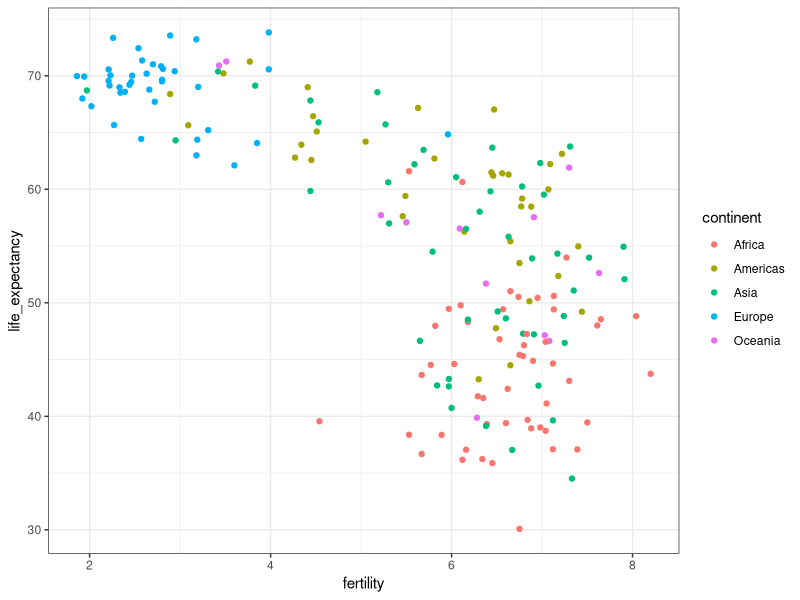
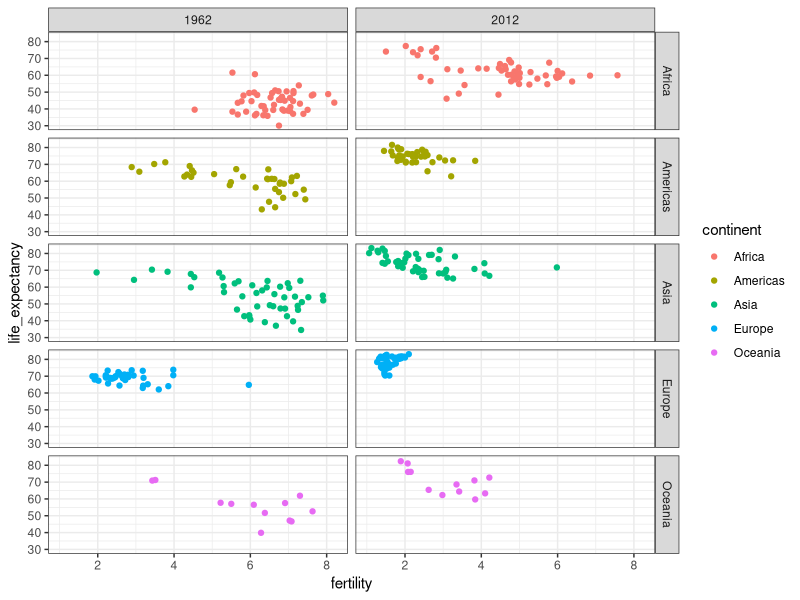
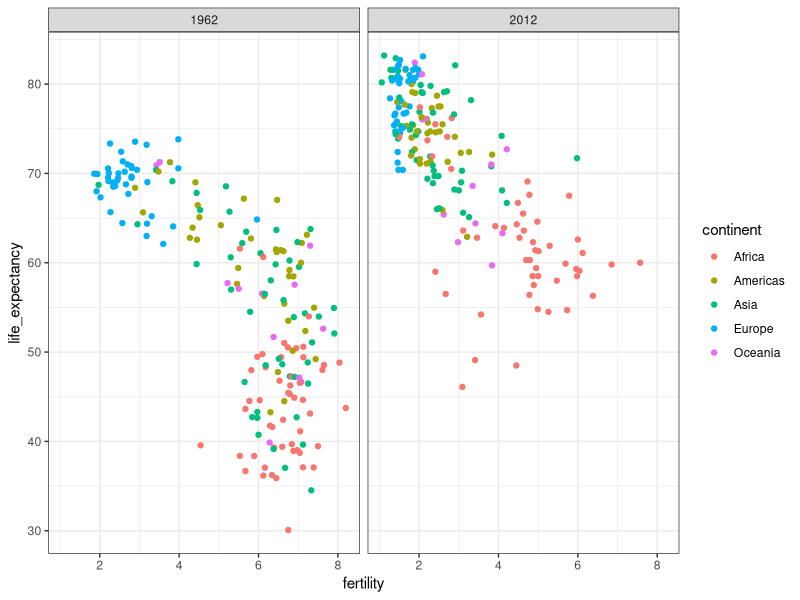
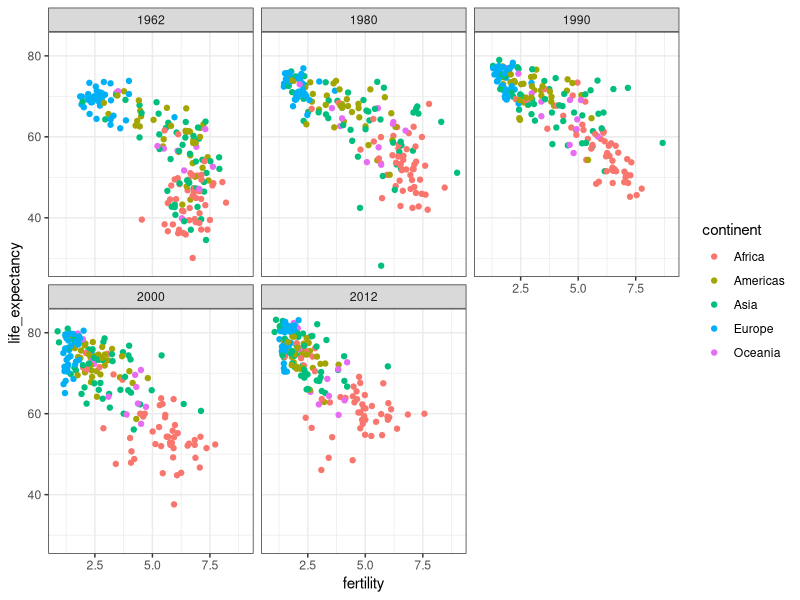
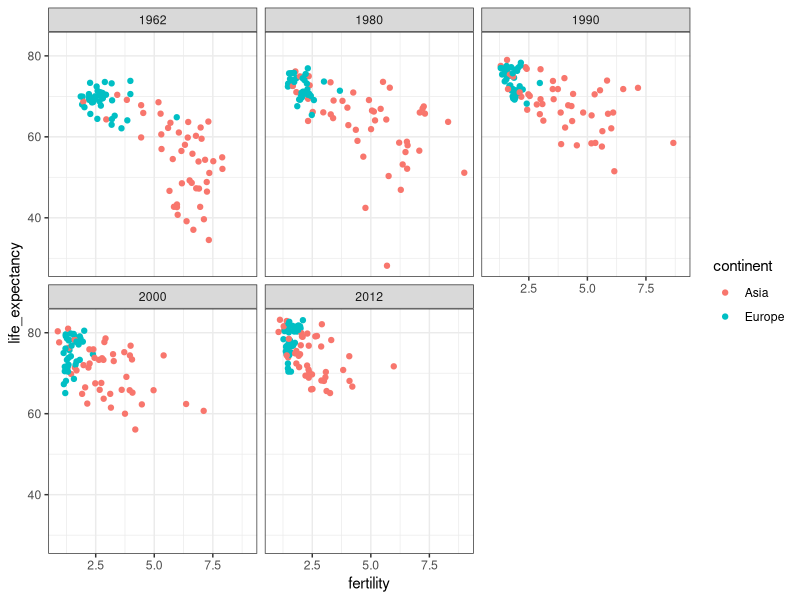
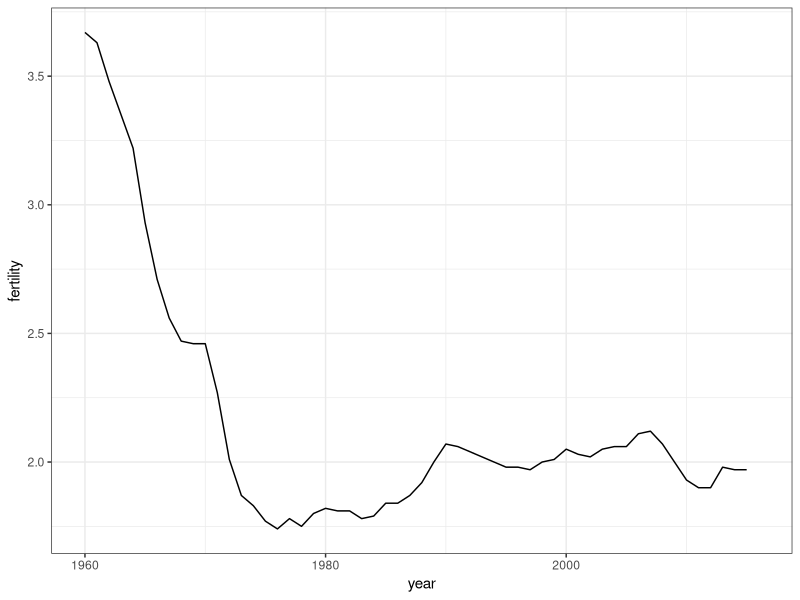
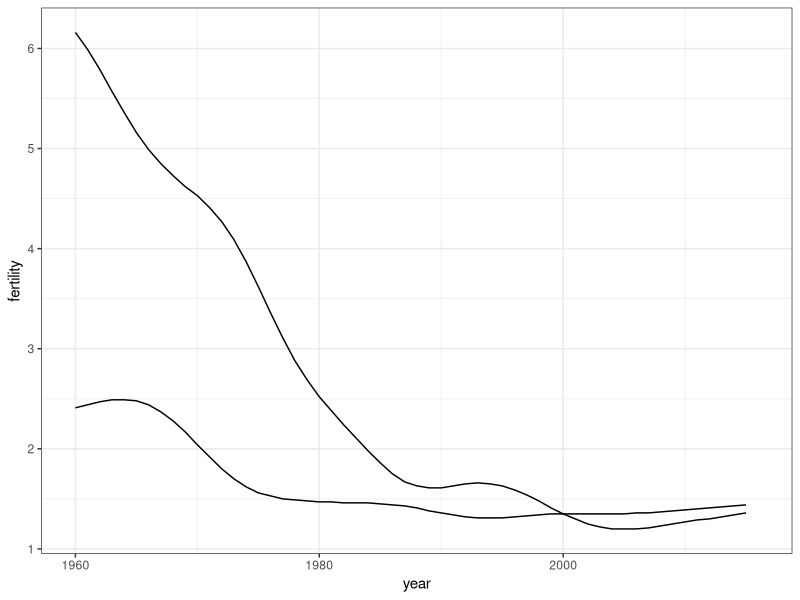
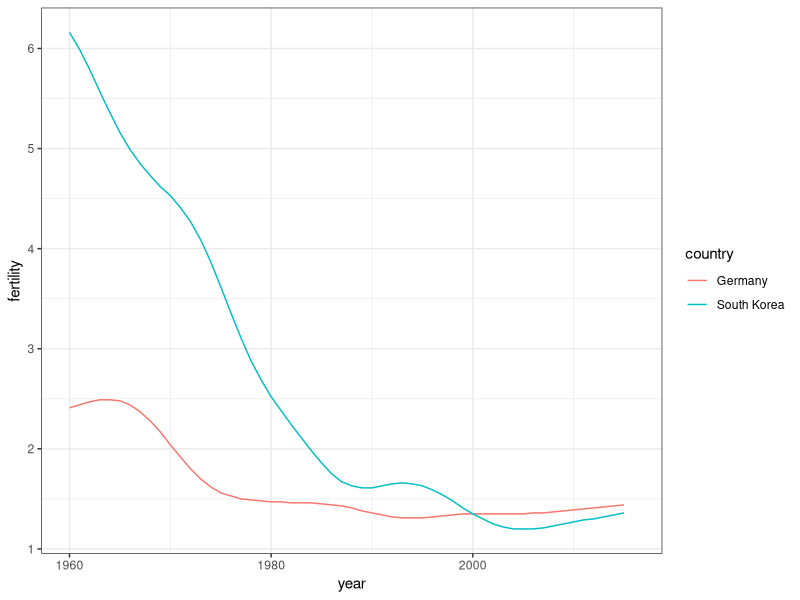

Write the R code that produced these figures, in order.
library(dslabs)
library(dplyr)
library(tidyverse)
data(gapminder)
head(gapminder)
# compare infant mortality in Sri Lanka and Turkey in year 2015
mortality<- gapminder %>% filter(year == 2015 & country %in% c("Sri Lanka" , "Turkey")) %>% 
   select(country, infant_mortality)
mortality

# basic scatterplot of life expectancy versus fertility
ds_theme_set() #set plot theme

gapminder %>% filter(year == 1962) %>% ggplot(aes(fertility, life_expectancy, color = continent))+
  geom_point()

# facet by continent and year
gapminder %>% filter(year %in% c(1962, 2012)) %>% ggplot(aes(fertility, life_expectancy, col = continent))+
  geom_point()+facet_grid(continent~year)

# facet by  year only
gapminder %>% filter(year %in% c(1962, 2012)) %>% ggplot(aes(fertility, life_expectancy, col = continent))+
  geom_point()+facet_grid(.~year)

#facet by year, plots wrapped onto multiple rows  
years<- c(1962, 1980, 1990, 2000, 2012)
gapminder %>% filter(year %in% years) %>% ggplot(aes(fertility, life_expectancy, col = continent))+
  geom_point()+facet_wrap(~year)

#facet by year, and continets plots wrapped onto multiple rows  
years<- c(1962, 1980, 1990, 2000, 2012)
continents<- c("Europe", "Asia")
gapminder %>% filter(year %in% years & continent %in% continents) %>% ggplot(aes(fertility, life_expectancy, col = continent))+
  geom_point()+facet_wrap(~year)

# line plot of US fertility by year (time-series)
gapminder%>% filter(country == "United States") %>% ggplot(aes( year, fertility))+
  geom_line()

# line plot fertility time series for two countries - one line per country
countries<- c("Germany", "South Korea")
gapminder %>% filter(country %in% countries) %>%
  ggplot(aes(year, fertility, group = country)) +
  geom_line()

# fertility time series for two countries - lines colored by country
gapminder %>% filter(country %in% countries) %>%
  ggplot(aes(year, fertility, col = country)) +
  geom_line()
# life expectancy time series - lines colored by country and labeled, no legend
labels <- data.frame(country = countries, x = c(1975, 1965), y = c(60, 72))
#head(labels)
gapminder %>% filter(country %in% countries) %>%
  ggplot(aes(year, life_expectancy, col = country)) +
  geom_line() +
  geom_text(data = labels, aes(x, y, label = country), size = 5) +
  theme(legend.position = "none")
# add dollars per day variable
gapminder <- gapminder %>%
  mutate(dollars_per_day = gdp/population/365)

# histogram of dollars per day
past_year <- 1970
gapminder %>%
  filter(year == past_year & !is.na(gdp)) %>%
  ggplot(aes(dollars_per_day)) +
  geom_histogram(binwidth = 1, color = "black")

# repeat histogram with log2 scaled data
gapminder %>%
  filter(year == past_year & !is.na(gdp)) %>%
  ggplot(aes(log2(dollars_per_day))) +
  geom_histogram(binwidth = 1, color = "black")

# repeat histogram with log2 scaled x-axis
gapminder %>%
  filter(year == past_year & !is.na(gdp)) %>%
  ggplot(aes(dollars_per_day)) +
  geom_histogram(binwidth = 1, color = "black") +
  scale_x_continuous(trans = "log2")

# number of regions
length(levels(gapminder$region))

# boxplot of GDP by region in 1970
p <- gapminder %>%
  filter(year == past_year & !is.na(gdp)) %>%
  ggplot(aes(region, dollars_per_day))
p + geom_boxplot()

# rotate names on x-axis
p + geom_boxplot() +
  theme(axis.text.x = element_text(angle = 90, hjust = 1))

# reorder by median income and color by continent
p <- gapminder %>%
  filter(year == past_year & !is.na(gdp)) %>%
  mutate(region = reorder(region, dollars_per_day, FUN = median)) %>%    # reorder
  ggplot(aes(region, dollars_per_day, fill = continent)) +    # color by continent
  geom_boxplot() +
  theme(axis.text.x = element_text(angle = 90, hjust = 1)) +
  xlab("")
p

# log2 scale y-axis
p + scale_y_continuous(trans = "log2")

# add data points
p + scale_y_continuous(trans = "log2") + geom_point(show.legend = FALSE)

# define Western countries
west <- c("Western Europe", "Northern Europe", "Southern Europe", "Northern America", "Australia and New Zealand")

# facet by West vs devloping
gapminder %>%
  filter(year == past_year & !is.na(gdp)) %>%
  mutate(group = ifelse(region %in% west, "West", "Developing")) %>%
  ggplot(aes(dollars_per_day)) +
  geom_histogram(binwidth = 1, color = "black") +
  scale_x_continuous(trans = "log2") +
  facet_grid(. ~ group)

# facet by West/developing and year
present_year <- 2010
gapminder %>%
  filter(year %in% c(past_year, present_year) & !is.na(gdp)) %>%
  mutate(group = ifelse(region %in% west, "West", "Developing")) %>%
  ggplot(aes(dollars_per_day)) +
  geom_histogram(binwidth = 1, color = "black") +
  scale_x_continuous(trans = "log2") +
  facet_grid(year ~ group)

# define countries that have data available in both years
country_list_1 <- gapminder %>%
  filter(year == past_year & !is.na(dollars_per_day)) %>% .$country
country_list_2 <- gapminder %>%
  filter(year == present_year & !is.na(dollars_per_day)) %>% .$country
country_list <- intersect(country_list_1, country_list_2)

# make histogram including only countries with data available in both years
gapminder %>%
  filter(year %in% c(past_year, present_year) & country %in% country_list) %>%    # keep only selected countries
  mutate(group = ifelse(region %in% west, "West", "Developing")) %>%
  ggplot(aes(dollars_per_day)) +
  geom_histogram(binwidth = 1, color = "black") +
  scale_x_continuous(trans = "log2") +
  facet_grid(year ~ group)

#Boxplots of income in West versus developing world, 1970 and 2010
p <- gapminder %>%
  filter(year %in% c(past_year, present_year) & country %in% country_list) %>%
  mutate(region = reorder(region, dollars_per_day, FUN = median)) %>%
  ggplot() +
  theme(axis.text.x = element_text(angle = 90, hjust = 1)) +
  xlab("") + scale_y_continuous(trans = "log2")

p + geom_boxplot(aes(region, dollars_per_day, fill = continent)) +
  facet_grid(year ~ .)

# arrange matching boxplots next to each other, colored by year
p + geom_boxplot(aes(region, dollars_per_day, fill = factor(year)))

#grouping countries in region west and Developing
gapminder %>%
  filter(year == past_year & country %in% country_list) %>%
  mutate(group = ifelse(region %in% west, "West", "Developing")) %>% group_by(group) %>%
  summarize(n = n()) %>% knitr::kable()

# smooth density plots - variable counts on y-axis
p <- gapminder %>%
  filter(year == past_year & country %in% country_list) %>%
  mutate(group = ifelse(region %in% west, "West", "Developing")) %>%
  ggplot(aes(dollars_per_day, y = ..count.., fill = group)) +
  scale_x_continuous(trans = "log2")
p + geom_density(alpha = 0.2, bw = 0.75) + facet_grid(year ~ .)

#Add new region groups with case_when
# add group as a factor, grouping regions
gapminder <- gapminder %>%
  mutate(group = case_when(
    .$region %in% west ~ "West",
    .$region %in% c("Eastern Asia", "South-Eastern Asia") ~ "East Asia",
    .$region %in% c("Caribbean", "Central America", "South America") ~ "Latin America",
    .$continent == "Africa" & .$region != "Northern Africa" ~ "Sub-Saharan Africa",
    TRUE ~ "Others"))

# reorder factor levels
gapminder <- gapminder %>%
  mutate(group = factor(group, levels = c("Others", "Latin America", "East Asia", "Sub-Saharan Africa", "West")))

p <- gapminder %>%
  filter(year %in% c(past_year, present_year) & country %in% country_list) %>%
  ggplot(aes(dollars_per_day, fill = group)) +
  scale_x_continuous(trans = "log2")

# stacked density plot
p + geom_density(alpha = 0.2, bw = 0.75, position = "stack") +
  facet_grid(year ~ .)

# weighted stacked density plot
gapminder %>%
  filter(year %in% c(past_year, present_year) & country %in% country_list) %>%
  group_by(year) %>%
  mutate(weight = population/sum(population*2)) %>%
  ungroup() %>%
  ggplot(aes(dollars_per_day, fill = group, weight = weight)) +
  scale_x_continuous(trans = "log2") +
  geom_density(alpha = 0.2, bw = 0.75, position = "stack") + facet_grid(year ~ .)
# add additional cases
gapminder <- gapminder %>%
  mutate(group = case_when(
    .$region %in% west ~ "The West",
    .$region %in% "Northern Africa" ~ "Northern Africa",
    .$region %in% c("Eastern Asia", "South-Eastern Asia") ~ "East Asia",
    .$region == "Southern Asia" ~ "Southern Asia",
    .$region %in% c("Central America", "South America", "Caribbean") ~ "Latin America",
    .$continent == "Africa" & .$region != "Northern Africa" ~ "Sub-Saharan Africa",
    .$region %in% c("Melanesia", "Micronesia", "Polynesia") ~ "Pacific Islands"))

# define a data frame with group average income and average infant survival rate
surv_income <- gapminder %>%
  filter(year %in% present_year & !is.na(gdp) & !is.na(infant_mortality) & !is.na(group)) %>%
  group_by(group) %>%
  summarize(income = sum(gdp)/sum(population)/365,
            infant_survival_rate = 1 - sum(infant_mortality/1000*population)/sum(population))
surv_income %>% arrange(income)

# plot infant survival versus income, with transformed axes
surv_income %>% ggplot(aes(income, infant_survival_rate, label = group, color = group)) +
  scale_x_continuous(trans = "log2", limit = c(0.25, 150)) +
  scale_y_continuous(trans = "logit", limit = c(0.875, .9981),
                     breaks = c(.85, .90, .95, .99, .995, .998)) +
  geom_label(size = 3, show.legend = FALSE) 
